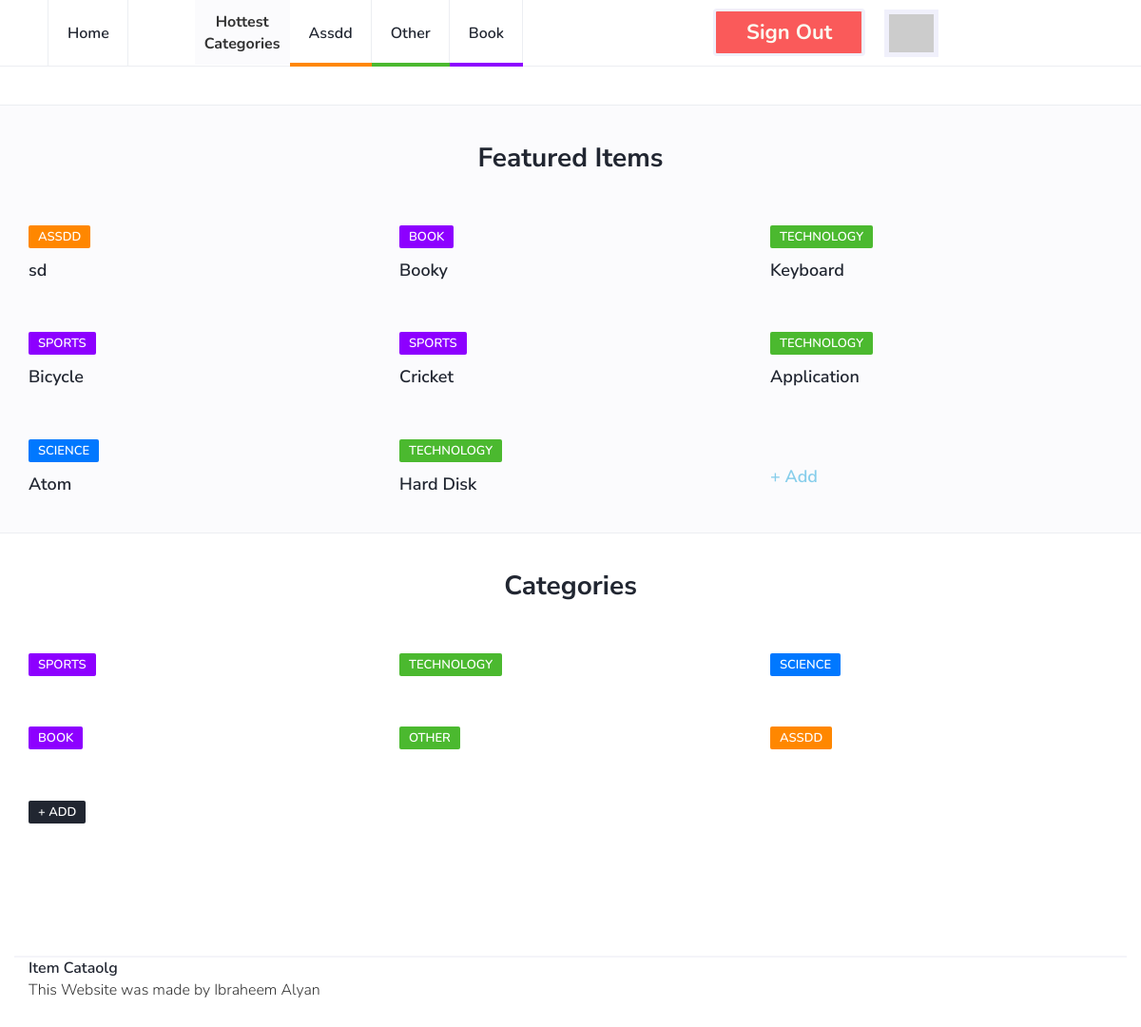
The page /index (signed in) on the database as committed earlier.
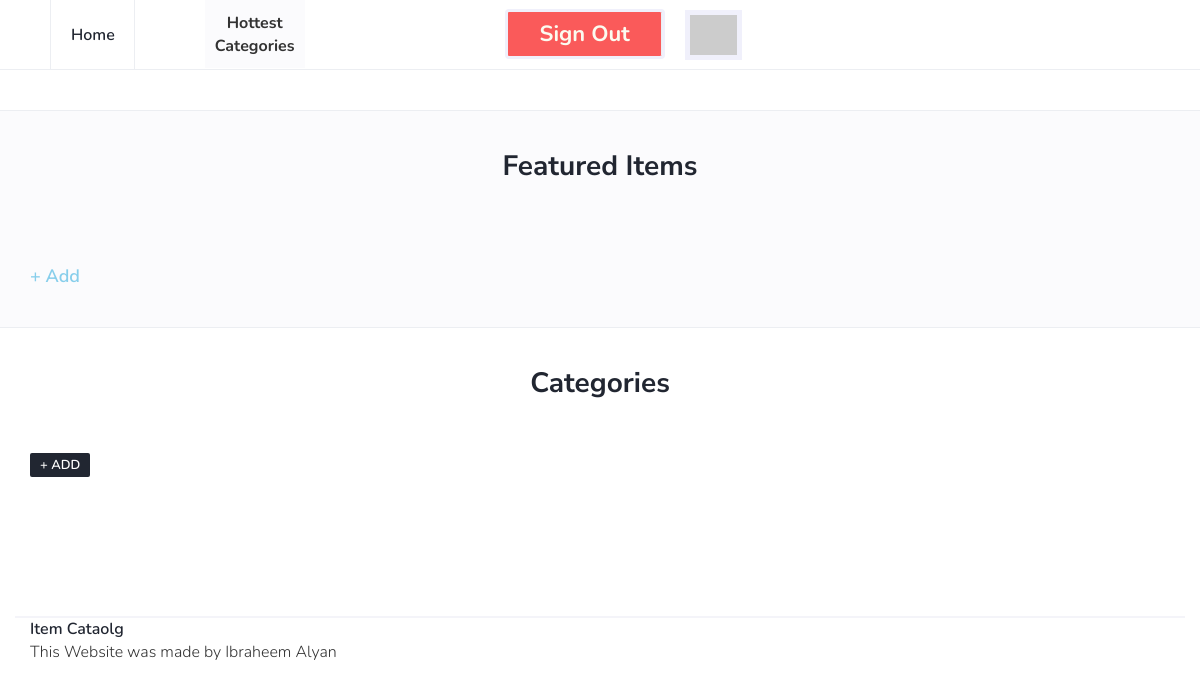
The same page on the database as committed later.
### database_setup.py (models this page shows, shortened)
class Category(Base):
    __tablename__ = 'category'
    id = Column(Integer, primary_key = True)
    name =Column(String(80), nullable = False)

class Item(Base):
    __tablename__ = 'item'
    id = Column(Integer, primary_key=True)
    title = Column(String(100), nullable=False)
    description = Column(String(1000), nullable=False)
    author_id = Column(Integer, ForeignKey('user.id'))
    author = relationship(User)
    cat_id = Column(Integer, ForeignKey('category.id'))
    category = relationship(Category, single_parent=True)

### project.py (the view, shortened to what this page needs)
@app.route('/')
@app.route('/index')
def index():
    db = DBSession()
    categories = db.query(Category)
    top_categories = db.query(Category).order_by(desc(Category.id)).limit(3)
    latest_items = db.query(Item).order_by(desc(Item.id)).limit(8)
    if 'signed' not in session:
        session['signed'] = False
    if session['signed']:
        template = render_template("index.html" ,
                               categories = categories,
                               items = latest_items,
                               top_categories = top_categories,
                               user_dict = session["user_data_dict"])
        db.close()
        return template

### templates/index.html (shortened to what this page needs)
{% extends "main.html" %}
{% block content %}
		<div class="section">
		</div>
		<div class="section section-grey">
			<div class="container">
				<div class="row">
					<div class="col-md-12">
						<div class="section-title text-center">
							<h2>Featured Items</h2>
						</div>
					</div>
					{% for i in items %}
					<div class="col-md-4">
						<div class="post">
							<div class="post-body">
								<div class="post-meta">
									<a class="post-category cat-{{ ((i.category.id + 2 ) % 4) + 1 }}" href="{{ 'https://localhost:5000/catalog/' + i.category.name + '/items' }}">{{ i.category.name }}</a>
								</div>
								<h3 class="post-title"><a href="{{ 'https://localhost:5000/catalog/' + i.category.name + '/' + i.title }}"> {{ i.title }} </a></h3>
							</div>
						</div>
					</div>
					{% endfor %}
					<div class="col-md-4">
						<div class="post">
							<div class="post-body">
								<h3 class="post-title" style="padding-top:30px"><a href="https://localhost:5000/catalog/new-item" style="color:skyblue"> + Add </a></h3>
							</div>
						</div>
					</div>
				</div>
			</div>
		</div>
{% endblock %}

### templates/main.html (shortened to what this page needs)
<!DOCTYPE html>
<html lang="en">
	<head>
		<link type="text/css" rel="stylesheet" href="https://localhost:5000/css/bootstrap.min.css"/>
		<link rel="stylesheet" href="https://localhost:5000/css/font-awesome.min.css">
		<link type="text/css" rel="stylesheet" href="https://localhost:5000/css/style.css"/>
    </head>
	<body>
		<header id="header">
			<div id="nav">
				<div id="nav-fixed">
					<div class="container">
						<ul class="nav-menu nav navbar-nav">
							<li><a href="https://localhost:5000/">Home</a></li>
							<li id="sep"> Hottest <br> Categories </li>
							{% for c in top_categories %}
							<li class="cat-{{ ((c.id + 2 ) % 4) + 1 }}"><a href="{{ 'https://localhost:5000/catalog/' + c.name + '/items' }}">{{ c.name }}</a></li>
							{% endfor %}
              {% if not user_dict %}
              <li><a href="{{ url_for('internal_sign_up', _external = True ) }}" class="btn green" style="padding:12px 15px 12px 15px;">Sign up</a></li>
              <li><a href="{{ url_for('login', _external = True ) }}" class="btn red" style="padding:12px 15px 12px 15px;margin-left:20px">Log in</a></li>
              {% else %}
              <li><a href="{{ url_for('revoke', _external = True ) }}" class="btn red" style="padding: 12px 15px 12px 15px;">Sign out</a></li>
							<li><img src="{{ user_dict['picture'] }}" id="profile_img"></li>
              {% endif %}
            </ul>
					</div>
				</div>
			</div>
		</header>
    {% block content %}
    {% endblock %}
		<div class="section">
			<div class="container">
				<div class="row">
					<div class="col-md-12">
						<div class="section-title text-center">
							<h2>Categories</h2>
						</div>
					</div>
					{% for c in categories %}
					<div class="col-md-4">
						<div class="post">
							<div class="post-body">
								<div class="post-meta">
									<a class="post-category cat-{{ ((c.id + 2 ) % 4) + 1 }}" href="{{ 'https://localhost:5000/catalog/' + c.name + '/items' }}">{{ c.name }}</a>
								</div>
							</div>
						</div>
					</div>
					{% endfor %}
					<div class="col-md-4">
						<div class="post">
							<div class="post-body">
								<div class="post-meta">
									<a class="post-category" href="https://localhost:5000/catalog/new-category"> + Add </a>
								</div>
							</div>
						</div>
					</div>
				</div>
			</div>
		</div>
		<footer id="footer">
			<div class="container">
							<ul class="footer-nav">
								<li><a href="https://localhost:5000/">Item Cataolg</a></li>
							</ul>
							<div class="post-body">
								This Website was made by Ibraheem Alyan
							</div>
						</div>
		</footer>
	</body>
</html>

### templates/css/style.css (style rules this page uses)
body { font-family: 'Nunito', sans-serif; font-size: 16px; font-weight: 300; zoom: 150% color: #3d455c; margin: 0; padding: 0; overflow-x: hidden; }
h1, h2, h3, h4, h5, h6 { font-family: 'Nunito Sans', sans-serif; font-weight: 700; color: #212631; margin: 0px 0px 15px; }
h2 { font-size: 28px; }
h3 { font-size: 23px; }
a { font-weight: 600; color: #212631; text-decoration: none; }
ul { margin: 0; padding: 0; list-style: none }
.section.section-grey { background-color: #fbfbfd; border-bottom: 1px solid #eceef2; border-top: 1px solid #eceef2; }
.section .section-title { margin-bottom: 40px; }
.section .section-title h2 { text-transform: capitalize; font-size: 28px; }
#nav { height: 70px; }
#nav:after { content: ""; position: fixed; left: 0; right: 0; bottom: 0; top: 0; background-color: rgba(33, 38, 49, 0.5); z-index: 90; opacity: 0; visibility: hidden; -webkit-transition: 0.2s all; transition: 0.2s all; }
#nav-fixed { position: fixed; left: 0; right: 0; top: 0; z-index: 90; background-color: #FFF; -webkit-box-shadow: 0px -1px 0px 0px #eceef2 inset; box-shadow: 0px -1px 0px 0px #eceef2 inset; }
#sep { background-color: #fbfbfd; text-align: center; font-weight: bold; padding: 10px; padding-top: 12px; margin-left: 70px; }
#nav .container { position: relative; }
.nav-menu { margin-left: 20px; }
.nav-menu li a { position: relative; padding: 25px 20px; text-transform: capitalize; -webkit-box-shadow: -1px 0px 0px 0px #eceef2 inset; box-shadow: -1px 0px 0px 0px #eceef2 inset; -webkit-transition: 0.2s color; transition: 0.2s color; }
.nav-menu li:first-child a { border-left: 1px solid #eceef2; }
.nav-menu li a:after { content: ''; position: absolute; left: 0; right: 0; bottom: 0px; width: 100%; height: 4px; -webkit-transition: 0.2s width; transition: 0.2s width; }
.section { padding-top: 40px; }
.post { margin-bottom: 40px; }
.post { display: block; -webkit-transition: 0.2s opacity; transition: 0.2s opacity; }
.post { width: 100%; }
.post .post-meta { margin-top: 15px; margin-bottom: 15px; }
.post-meta .post-category { font-size: 13px; text-transform: uppercase; padding: 3px 10px; font-weight: 600; border-radius: 2px; margin-right: 15px; color: #FFF; background-color: #212631; -webkit-transition: 0.2s opacity; transition: 0.2s opacity; }
.post .post-title { font-size: 18px; margin-bottom: 0px; }
.btn { width: 160px; height: 50px; text-align: center; font-size: 22px; color: #FBFBF0; border-width: 3px; border-color: #F0F0FB; font-weight: bold; margin-top: 9px; margin-left: 200px; }
.red { background: #fa5a5a; }
#profile_img { height: 50px; border: 5px solid #F0F0FB; margin-left: 20px; margin-top: 10px; }
#footer { padding-bottom: 40px; margin-top: 100px; }
#footer .container { border-top: 2px solid #F4f4f9; }
.footer-nav li { display: inline-block; margin-right: 15px; }

Rows that differ between the two databases and show on the page:
removed Category: name "Assdd", name "ASSDD"
removed Category: name "Other", name "OTHER"
removed Category: name "Book", name "BOOK"
removed Item: category.name "ASSDD", title "sd"
removed Item: category.name "BOOK", title "Booky"
removed Item: category.name "TECHNOLOGY", title "Keyboard"
removed Item: category.name "SPORTS", title "Bicycle"
removed Item: category.name "SPORTS", title "Cricket"
removed Item: category.name "TECHNOLOGY", title "Application"
removed Item: category.name "SCIENCE", title "Atom"
removed Item: category.name "TECHNOLOGY", title "Hard Disk"
removed Category: name "SPORTS", shown under "Categories"
removed Category: name "TECHNOLOGY", shown under "Categories"
removed Category: name "SCIENCE", shown under "Categories"
